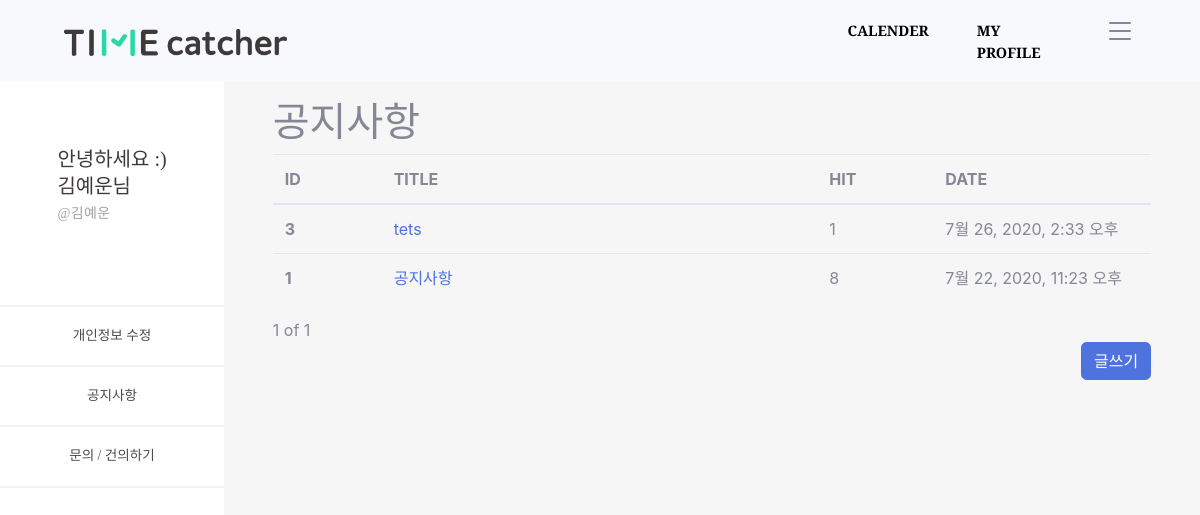
The app's page /timeApp/notices/ (signed in) with its own data.
### timeUser/models.py (models this page shows, shortened)
class Profile(models.Model):
    class Meta:
        verbose_name = 'Profile'
        verbose_name_plural = 'Profile'
    objects = models.Manager()
    user = models.OneToOneField(User, on_delete=models.CASCADE)
    nick = models.CharField(verbose_name='NickName', max_length=50, null=True, blank=True)
    birth_date = models.DateTimeField(null=True, blank=True)

### timeApp/models.py (models this page shows, shortened)
class Notices(models.Model):
    objects = models.Manager()
    n_title = models.CharField(max_length=100)
    n_body = models.TextField()
    n_hit = models.PositiveIntegerField(default=0)
    n_input_date = models.DateTimeField('date published', default=timezone.now)

### timeApp/views.py (the view)
# urls.py: path('notices/', views.notices, name='notices'),
def notices(request):
    notices = Notices.objects.all().order_by('-id')
    paginator = Paginator(notices,10)
    page = request.GET.get('page')
    notices_posts = paginator.get_page(page)
    conn_user = request.user
    conn_profile = Profile.objects.get(user=conn_user)
    context = {
        'id' : conn_user.username,
        'nick' : conn_profile.nick,
        'notices' : notices,
        'notices_posts' : notices_posts,
    }
    return render(request, 'notices.html', context=context)

### timeApp/templates/notices.html (shortened to what this page needs)
{% extends 'base_side.html' %}
{% load static %}
{% block content_side %}
<div id="content-wrapper" style="background-color: #f6f6f6;" class="d-flex justify-content-center">
  <div class="cantrion" style="margin-top: 10%; width: 90%;">
    <h1>공지사항</h1>
    <table class="table">
      <thead>
        <colgroup>
          <col style="width: 5%;">
          <col style="width: 20%;">
          <col style="width: 5%;">
          <col style="width: 10%;">
        </colgroup>
        <tr>
          <th scope="col">ID</th>
          <th scope="col">TITLE</th>
          <th scope="col">HIT</th>
          <th scope="col">DATE</th>
        </tr>
      </thead>
      <tbody>
        {% for notice in notices.all %}
        <tr>
          <th scope="row">{{ notice.id }}</th>
          <td><a href="{% url 'notices_detail' notice.id %}">{{ notice.n_title }}</a></td>
          <td>{{ notice.n_hit }}</td>
          <td>{{ notice.n_input_date }}</td>
        </tr>
        {% endfor %}
      </tbody>
    </table>
      <span>{{notices_posts.number}}</span>
      <span>of</span>
      <span>{{notices_posts.paginator.num_pages}}</span>
    <div class="d-flex justify-content-end">
      <a href="{% url 'notices_create' %}" class="btn btn-primary">글쓰기</a>
    </div>
  </div>
</div>
{% endblock %}

### timeProject/templates/base_side.html
{% extends 'base.html' %}
{% load static %}
{% block content %}
<div id="wrapper">
  <ul class="navbar-nav sidebar sidebar-dark accordion" id="accordionSidebar">
    <li class="nav-item active d-flex justify-content-center" style="margin-top: 65%; margin-bottom: 35%;">
      <div class="text-left">
        <a
          style="font-family: SDGtNeobUni-gEb; font-size: 20px; font-weight: normal; font-stretch: normal; font-style: normal; line-height: 1.35; letter-spacing: normal; text-align: left; color: #3e3a39;">안녕하세요
          :)</a>
        <br>
        <a
          style="font-family: SDGtNeobUni-gEb; font-size: 20px; font-weight: normal; font-stretch: normal; font-style: normal; line-height: 1.35; letter-spacing: normal; text-align: left; color: #3e3a39;">{{ nick }}님</a>
        <br>
        <a
          style=" font-family: SDGtNeobUni-bLt; font-size: 14px; font-weight: normal; font-stretch: normal; font-style: normal; line-height: 1.93; letter-spacing: normal; text-align: left; color: #a0a0a0; letter-spacing: 0.38px;">@{{ nick }}</a>
      </div>
    </li>
    <a>
      <hr style="border: solid 1px #f3f3f3;" class="mb-0 mt-0"></a>
    <li class="nav-item active">
      <a class="nav-link" href="{% url 'profile_update' %}" style="font-family: SDGtNeobUni-bLt;
              font-size: 14px;
              font-weight: normal;
              font-stretch: normal;
              font-style: normal;
              line-height: 1.93;
              letter-spacing: normal;
              text-align: left;
              color: #4c4c4c;">
        <span class="d-flex align-items-center justify-content-center">개인정보 수정</span></a>
    </li>
    <a>
      <hr style="border: solid 1px #f3f3f3;" class="mb-0 mt-0"></a>
    <li class="nav-item active">
      <a class="nav-link" href="{% url 'notices' %}" style="font-family: SDGtNeobUni-bLt;
              font-size: 14px;
              font-weight: normal;
              font-stretch: normal;
              font-style: normal;
              line-height: 1.93;
              letter-spacing: normal;
              text-align: left;
              color: #4c4c4c;">
        <span class="d-flex align-items-center justify-content-center">공지사항</span></a>
    </li>
    <a>
      <hr style="border: solid 1px #f3f3f3;" class="mb-0 mt-0"></a>
    <li class="nav-item active">
      <a class="nav-link" href="{% url 'customer' %}" style="font-family: SDGtNeobUni-bLt;
              font-size: 14px;
              font-weight: normal;
              font-stretch: normal;
              font-style: normal;
              line-height: 1.93;
              letter-spacing: normal;
              text-align: left;
              color: #4c4c4c;">
        <span class="d-flex align-items-center justify-content-center">문의 / 건의하기</span></a>
    </li>
    <a>
      <hr style="border: solid 1px #f3f3f3;" class="mb-0 mt-0"></a>
  </ul>
  {% block content_side %}
  {% endblock %}
</div>
{% endblock %}

### records on screen
Profile: nick "김예운"
Notices: id "3", n_title "tets", n_hit "1", n_input_date "7월 26, 2020, 2:33 오후"
Notices: id "1", n_title "공지사항", n_hit "8", n_input_date "7월 22, 2020, 11:23 오후"

### other values on screen
{{ notices_posts.number }} "1"
{{ notices_posts.paginator.num_pages }} "1"
